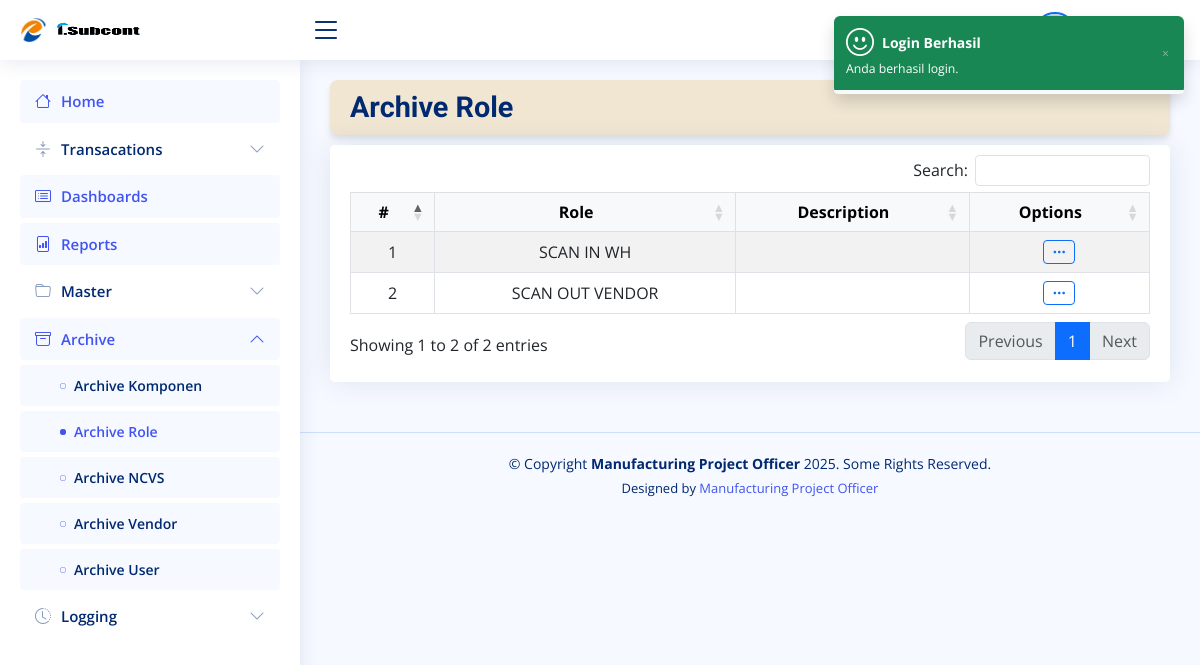
Before: /pages/archive-role.php (signed in) with the older database file.
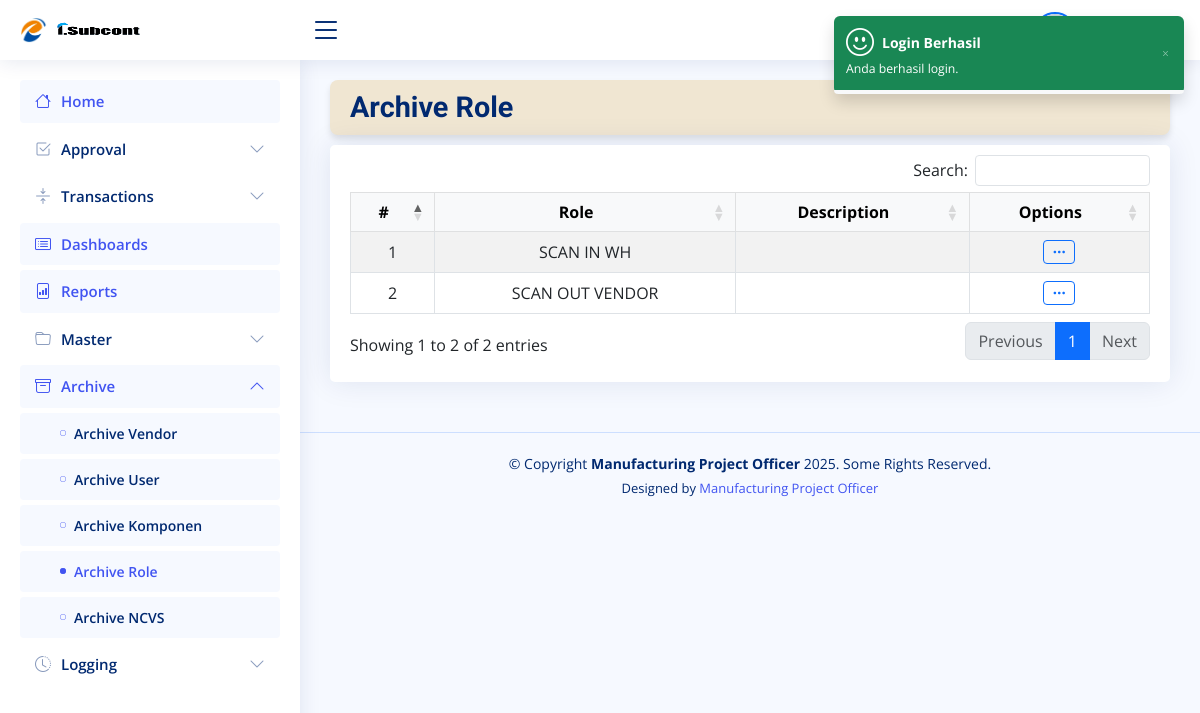
After: the same page with the newer database file.
### tables this page shows
CREATE TABLE `menus` (
  `id` int(11) NOT NULL,
  `name` varchar(100) NOT NULL,
  `key_name` varchar(100) NOT NULL,
  `url` varchar(150) DEFAULT NULL,
  `icon` varchar(50) DEFAULT NULL,
  `parent_id` int(11) DEFAULT NULL,
  `ordering` int(11) DEFAULT 0,
  `is_active` tinyint(1) DEFAULT 1
);

CREATE TABLE `roles` (
  `id` int(11) NOT NULL,
  `role_name` varchar(100) NOT NULL,
  `description` text DEFAULT NULL,
  `is_deleted` tinyint(4) NOT NULL,
  `updated_by` varchar(50) NOT NULL,
  `timestamp` timestamp NOT NULL DEFAULT current_timestamp()
);

### pages/archive-role.php (the view, shortened to what the changed rows need)
<?php
require_once __DIR__ . '/../config/auth.php';
$users = mysqli_query($conn, "SELECT * FROM roles WHERE is_deleted = '1' ORDER BY role_name ASC");
?>
<!DOCTYPE html>
<html lang="en">
<head>
    <link href="../assets/vendor/bootstrap/css/bootstrap.min.css" rel="stylesheet">
    <link href="../assets/vendor/bootstrap-icons/bootstrap-icons.css" rel="stylesheet">
    <link href="../assets/vendor/boxicons/css/boxicons.min.css" rel="stylesheet">
    <link href="../assets/vendor/quill/quill.snow.css" rel="stylesheet">
    <link href="../assets/vendor/quill/quill.bubble.css" rel="stylesheet">
    <link href="../assets/vendor/remixicon/remixicon.css" rel="stylesheet">
    <link href="../assets/vendor/simple-datatables/style.css" rel="stylesheet">
    <link href="../assets/css/style.css" rel="stylesheet">
    <link href="https://cdn.jsdelivr.net/npm/select2@4.1.0-rc.0/dist/css/select2.min.css" rel="stylesheet" />
    <link href="https://cdn.jsdelivr.net/npm/select2@4.1.0-rc.0/dist/css/select2.min.css" rel="stylesheet" />
    <link rel="stylesheet" href="https://cdn.datatables.net/1.13.6/css/dataTables.bootstrap5.min.css">
    <link rel="stylesheet" href="https://cdn.datatables.net/buttons/2.4.1/css/buttons.bootstrap5.min.css">
    <link rel="stylesheet" href="https://cdn.datatables.net/responsive/2.5.0/css/responsive.bootstrap5.min.css">
</head>
<body>
    <?php
    include_once __DIR__ . '/../includes/header.php';
    ?>
    <main id="main" class="main">
        <div class="pagetitle text-black" style="background-color: #f0e6d2; padding: 10px 20px; border-radius: 8px; box-shadow: 0 4px 6px rgba(0,0,0,0.1);">
            <h1 style="font-size: 1.8rem; font-weight: 700; font-family: 'Roboto', sans-serif;">
                Archive Role
            </h1>
        </div>
        <section class="section">
            <div class="row">
                <div class="col-lg-12">
                    <div class="card">
                        <div class="card-body" style="margin-top: 10px;">
                            <div class="table-responsive" id="userTable">
                                <table id="example1" class="table table-bordered table-striped text-center align-middle">
                                    <thead class="table-light">
                                        <tr>
                                            <th class="text-center">#</th>
                                            <th class="text-center">Role</th>
                                            <th class="text-center">Description</th>
                                            <th class="text-center">Options</th>
                                        </tr>
                                    </thead>
                                    <tbody class="table-border-bottom-0">
                                        <?php $i = 1; ?>
                                        <?php foreach ($users as $row) : ?>
                                            <tr>
                                                <td><?= $i ?></td>
                                                <td><?= $row["role_name"]; ?></td>
                                                <td><?= $row["description"]; ?></td>
                                                <td>
                                                    <div class="dropdown">
                                                        <button class="btn btn-sm btn-outline-primary" type="button" id="dropdownMenu<?= $row['id']; ?>" data-bs-toggle="dropdown" aria-expanded="false">
                                                            <i class="bi bi-three-dots"></i>
                                                        </button>
                                                    </div>
                                                </td>
                                            </tr>
                                            <?php $i++; ?>
                                        <?php endforeach; ?>
                                    </tbody>
                                </table>
                            </div>
                        </div>
                    </div>
                </div>
            </div>
        </section>
    </main>
    <link href="https://cdn.jsdelivr.net/npm/select2@4.1.0-rc.0/dist/css/select2.min.css" rel="stylesheet" />
</body>
</html>

### includes/header.php (shortened to what the changed rows need)
<aside id="sidebar" class="sidebar">
  <ul class="sidebar-nav" id="sidebar-nav">
    <?php
     $role_id = isset($_SESSION['role_id']) ? (int)$_SESSION['role_id'] : 0;
     $page = $page ?? '';
     $sql = "SELECT m.*
         FROM menus m
         JOIN role_permissions rp ON rp.menu_id = m.id
         WHERE rp.role_id = '{$role_id}' AND rp.allowed = 1
         ORDER BY COALESCE(m.parent_id, 0), m.ordering ASC";
     $res = mysqli_query($conn, $sql);
     $menusByParent = [];
     $menusById = [];
     while ($r = mysqli_fetch_assoc($res)) {
       $r['id'] = (int)$r['id'];
       $r['parent_id'] = is_null($r['parent_id']) || $r['parent_id'] === '' ? 0 : (int)$r['parent_id'];
       $menusByParent[$r['parent_id']][] = $r;
       $menusById[$r['id']] = $r;
     }
     $activeMenuId = null;
     foreach ($menusById as $id => $m) {
       if (!empty($m['key_name']) && $m['key_name'] === $page) {
         $activeMenuId = $id;
         break;
       }
     }
     $openIds = [];
     if ($activeMenuId) {
       $cursor = $activeMenuId;
       while (!empty($menusById[$cursor]['parent_id'])) {
         $parent = (int)$menusById[$cursor]['parent_id'];
         $openIds[$parent] = true;
         $cursor = $parent;
       }
     }
     function renderMenuTree($parent_id, $menusByParent, $menusById, $activeMenuId, $openIds)
     {
       foreach ($menusByParent[$parent_id] as $menu) {
         $id = (int)$menu['id'];
         $hasChild = !empty($menusByParent[$id]);
         $isActive = ($activeMenuId === $id);
         $isOpen   = isset($openIds[$id]);
         $icon = $menu['icon'] ?: ($hasChild ? 'bi bi-folder' : 'bi bi-circle');
         echo '<li class="nav-item">';
         if ($hasChild) {
           echo '<a class="nav-link ' . ($isOpen ? '' : 'collapsed') . '" data-bs-target="#menu-' . $id . '" data-bs-toggle="collapse" href="#">';
           echo '<i class="' . htmlspecialchars($icon) . '"></i><span>' . htmlspecialchars($menu['name']) . '</span>';
           echo '<i class="bi bi-chevron-down ms-auto"></i></a>';
           echo '<ul id="menu-' . $id . '" class="nav-content collapse ' . ($isOpen ? 'show' : '') . '" data-bs-parent="#sidebar-nav">';
           renderMenuTree($id, $menusByParent, $menusById, $activeMenuId, $openIds);
           echo '</ul>';
         } else {
           echo '<a class="nav-link ' . ($isActive ? 'active' : '') . '" href="' . htmlspecialchars($menu['url']) . '">';
           echo '<i class="' . htmlspecialchars($icon) . '"></i><span>' . htmlspecialchars($menu['name']) . '</span></a>';
         }
         echo '</li>';
       }
     }
     renderMenuTree(0, $menusByParent, $menusById, $activeMenuId, $openIds);
     ?>
  </ul>
</aside>

Changed rows visible on the page:
added menus: name "Approval"
changed menus: name "Transacations" → "Transactions"
changed menus "Archive Vendor": moves up the list
changed menus "Archive User": moves up the list
